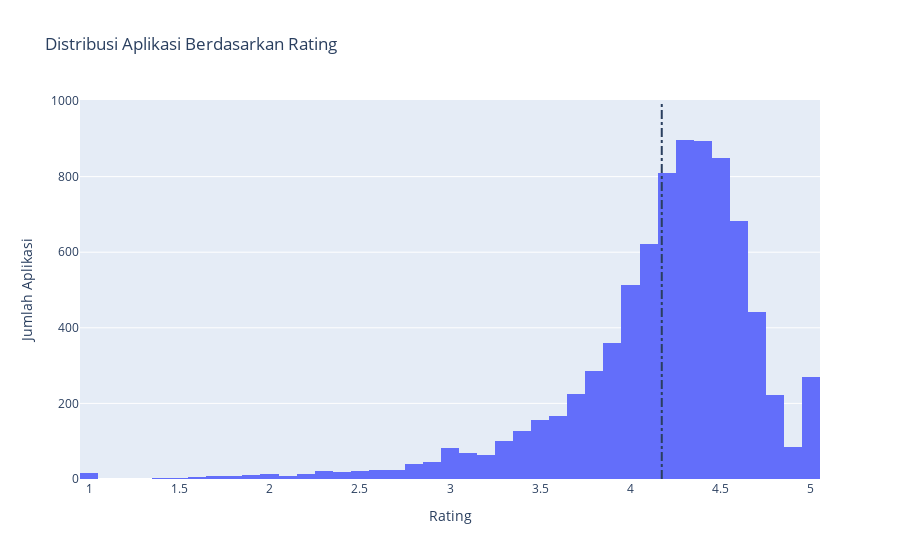

The notebook cell saved with this chart:
### Markdown cell above
## 4. Analisis Distribusi Rating Aplikasi
<p>Setelah melihat pangsa pasar untuk setiap kategori aplikasi, akan dilakukan analisis terkait rata-rata performa semua aplikasi. Rating aplikasi (dalam skala 1 sampai 5) berdampak pada discoverability, app conversion, dan brand image perusahaan secara keseluruhan. Dalam distribusi aplikasi, Rating menjadi salah satu KPI untuk menilai performa aplikasi tersebut.</p>
<p>Setelah dilakukan analisis, ditemukan bahwa rata-rata Rating di seluruh kategori aplikasi adalah <code>4.17</code>. Plot histogram miring ke kiri (left-skewed) menunjukkan bahwa sebagian besar aplikasi memiliki Rating tinggi dengan hanya beberapa pengecualian pada aplikasi dengan Rating rendah.</p>

### Code cell
avg_app_rating = np.mean(apps['Rating'])
print('Average app rating = ', avg_app_rating)

data = [go.Histogram(
        x = apps['Rating']
)]

layout = {'shapes': [{
              'type' :'line',
              'x0': avg_app_rating,
              'y0': 0,
              'x1': avg_app_rating,
              'y1': 1000,
              'line': { 'dash': 'dashdot'}
          }]
          }

layout.update({'title': 'Distribusi Aplikasi Berdasarkan Rating',
			   'xaxis': {'title': 'Rating'},
			   'yaxis': {'title': 'Jumlah Aplikasi'}})

plotly.offline.iplot({'data': data, 'layout': layout})

### Figure 1 — Plotly figure (JSON) as saved in the notebook; plotly's stock layout.template omitted (floating-point values rounded to 4 significant figures; data arrays with more than 128 entries replaced by an {"elided": "..."} marker saying what was removed)
{"data": [{"type": "histogram", "x": {"elided": "9659 float values"}}], "layout": {"shapes": [{"line": {"dash": "dashdot"}, "type": "line", "x0": 4.173, "x1": 4.173, "y0": 0, "y1": 1000}], "title": {"text": "Distribusi Aplikasi Berdasarkan Rating"}, "xaxis": {"title": {"text": "Rating"}}, "yaxis": {"title": {"text": "Jumlah Aplikasi"}}}}
